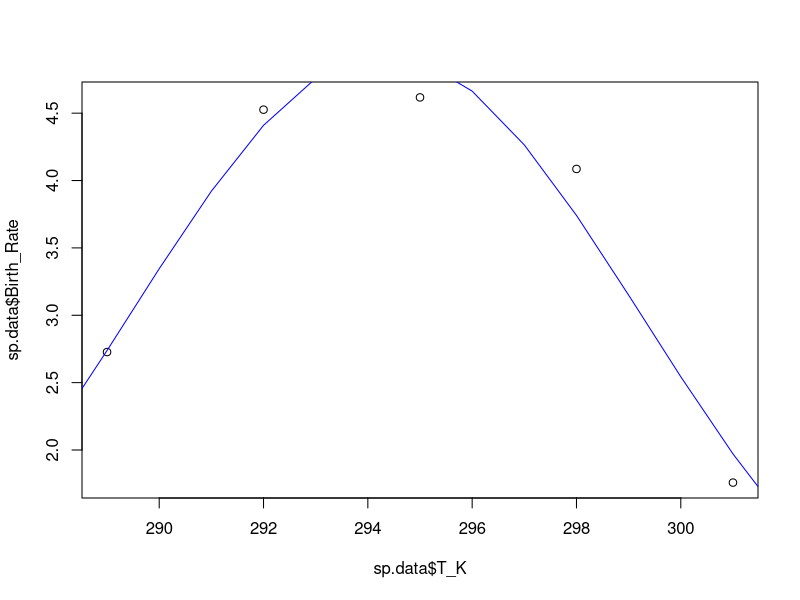

R code for this plot: (Note: this script raises an error after producing the figure.)
###################################################################
#### This R script fits functions to temperature response data ####
###################################################################


# Load packages and set working directory
library(tidyr)
library(ggplot2)
library(dplyr)
library(tidyverse)
setwd(dirname(rstudioapi::getActiveDocumentContext()$path))

# Read data
data <- as.data.frame(read_csv("Temperature response data.csv"))

# Select an insect by removing # in front of name and placing # in front of other species
#sp.data <- subset(data, Species == "Clavigralla shadabi")
#sp.data <- subset(data, Species == "Clavigralla tomentosicollis Benin")
#sp.data <- subset(data, Species == "Clavigralla tomentosicollis Nigeria")
#sp.data <- subset(data, Species == "Clavigralla tomentosicollis Burkina Faso")
#sp.data <- subset(data, Species == "Apolygus lucorum")
#sp.data <- subset(data, Species == "Adelphocoris suturalis")
#sp.data <- subset(data, Species == "Macrosiphum euphorbiae Brazil")
#sp.data <- subset(data, Species == "Aulacorthum solani Brazil")
sp.data <- subset(data, Species == "Uroleucon ambrosiae")
#sp.data <- subset(data, Species == "Lygus lineolaris")
#sp.data <- subset(data, Species == "Pilophorus typicus")
#sp.data <- subset(data, Species == "Macrolophus pygmaeus on Myzus persicae")
#sp.data <- subset(data, Species == "Macrolophus pygmaeus on Trialeurodes vaporariorum")
#sp.data <- subset(data, Species == "Toxoptera citricidus on C. unshiu")
#sp.data <- subset(data, Species == "Toxoptera citricidus on C. aurantium")
#sp.data <- subset(data, Species == "Aphis citricola")
#sp.data <- subset(data, Species == "Aphis gossypii Japan")

# Remove columns that do not contain temperature data
sp.data <- sp.data[-c(1:8,12,14,16,18,20,21,23,24,26,27,29,31,32,34,36,37)]

# Set some option for nls and plots
Tmin <- 280
Tmax <- 310
TR <- 293



####################################### FECUNDITY ###########################################
# NLS
fec <- nls(Birth_Rate ~ bTopt*exp(-((T_K-Toptb)^2)/(2*sb^2)), data=sp.data,
           start=list(bTopt=5, Toptb=TR, sb=3))
summary(fec)
# Plot model fits
plot(sp.data$T_K, sp.data$Birth_Rate)
points(seq(Tmin,Tmax,1),coef(fec)[1]*exp(-((seq(Tmin,Tmax,1)-coef(fec)[2])^2)/(2*coef(fec)[3]^2)), type="l", col="blue")


###################################### DEVELOPMENT ##########################################
# estimate xTR and A
# NOTE: removed data beyond max development
dev.mon <- nls(Development ~ xTR*T_K/TR*exp(A*(1/TR-1/T_K)), data=sp.data[-c((nrow(sp.data)-2):nrow(sp.data)),],
               start=list(xTR=0.1, A=1000))
summary(dev.mon)
# Plot model fits
plot(sp.data$T_K, sp.data$Development)
points(seq(Tmin,Tmax,1), coef(dev.mon)[1]*(seq(Tmin,Tmax,1)/TR)*exp(coef(dev.mon)[2]*(1/TR-1/seq(Tmin,Tmax,1))), type="l", col="blue")

# estimate AL and AH separately from TL and TH if needed
xTR <- coef(dev.mon)[1]
A <- coef(dev.mon)[2]
kTL <- 295
kTH <- 311
dev.A <- nls(Development ~ xTR*(T_K/TR)*exp(A*(1/TR-1/T_K))/(1+exp(AL*(1/kTL-1/T_K))+exp(AH*(1/kTH-1/T_K))),
              data=sp.data, start=list(AL=-50000, AH=50000))
summary(dev.A)
AL <- coef(dev.A)[1]
AH <- coef(dev.A)[2]
dev.T <- nls(Development ~ xTR*(T_K/TR)*exp(A*(1/TR-1/T_K))/(1+exp(AL*(1/TL-1/T_K))+exp(AH*(1/TH-1/T_K))),
             data=sp.data, start=list(TL=kTL, TH=kTH))
summary(dev.T)
# Plot model fits
plot(sp.data$T_K, sp.data$Development, xlim=c(Tmin,Tmax), ylim=c(0,0.25))
points(seq(Tmin,Tmax,1), xTR*(seq(Tmin,Tmax,1)/TR)*exp(A*(1/TR-1/seq(Tmin,Tmax,1)))/
         (1+(exp(AL*(1/coef(dev.T)[1]-1/seq(Tmin,Tmax,1)))+exp(AH*(1/coef(dev.T)[2]-1/seq(Tmin,Tmax,1))))), type="l", col="blue")

# estimate TH and AH separately from TL and AL if needed
kAL <- -50000
dev.H <- nls(Development ~ coef(dev.mon)[1]*(T_K/TR)*exp(coef(dev.mon)[2]*(1/TR-1/T_K))/(1+exp(kAL*(1/kTL-1/T_K))+exp(AH*(1/TH-1/T_K))),
             data=sp.data, start=list(TH=kTH, AH=10000))
summary(dev.H)
dev.AL <- nls(Development ~ coef(dev.mon)[1]*(T_K/TR)*exp(coef(dev.mon)[2]*(1/TR-1/T_K))/(1+exp(AL*(1/kTL-1/T_K))+exp(coef(dev.H)[2]*(1/coef(dev.H)[1]-1/T_K))),
             data=sp.data, start=list(AL=-100000))
summary(dev.AL)
dev.TL <- nls(Development ~ coef(dev.mon)[1]*(T_K/TR)*exp(coef(dev.mon)[2]*(1/TR-1/T_K))/(1+exp(coef(dev.AL)[1]*(1/TL-1/T_K))+exp(coef(dev.H)[2]*(1/coef(dev.H)[1]-1/T_K))),
             data=sp.data, start=list(TL=kTL))
summary(dev.TL)
# Plot model fits
plot(sp.data$T_K, sp.data$Development)
points(seq(Tmin,Tmax,1), coef(dev.mon)[1]*(seq(Tmin,Tmax,1)/TR)*exp(coef(dev.mon)[2]*(1/TR-1/seq(Tmin,Tmax,1)))/
         (1+(exp(coef(dev.AL)[1]*(1/coef(dev.TL)[1]-1/seq(Tmin,Tmax,1)))+exp(coef(dev.H)[2]*(1/coef(dev.H)[1]-1/seq(Tmin,Tmax,1))))), type="l", col="blue")


# Minimum developmental temperature
# NOTE: removed data beyond max development
dev.min <- nls(Development ~ m*T_K+b, data=sp.data[-c((nrow(sp.data)-2):nrow(sp.data)),],
               start=list(m=0.01, b=0))
summary(dev.min)
# Plot model fits
plot(sp.data$T_K, sp.data$Development, xlim=c(280,Tmax))
points(seq(280,Tmax,1), coef(dev.min)[1]*seq(280,Tmax,1)+coef(dev.min)[2], type="l", col="blue")

# Calculate Tmin
Tmin <- (-coef(dev.min)[2]/coef(dev.min)[1])[[1]]
Tmin



#################################### MORTALITY ######################################
# NLS for juvenile mortality
mort.J <- nls(Juv_Mortality ~ xTR*exp(A*(1/TR-1/T_K)), data=sp.data,
              start=list(xTR=0.01, A=10000))
summary(mort.J)
# Plot model fits
plot(sp.data$T_K, sp.data$Juv_Mortality) #, ylim=c(0,0.2))
points(seq(Tmin,Tmax,1), coef(mort.J)[1]*exp(coef(mort.J)[2]*(1/TR-1/seq(Tmin,Tmax,1))), type="l", col="blue")


# NLS for adult mortality
mort.A <- nls(Adult_Mortality ~ xTR*exp(A*(1/TR-1/T_K)), data=sp.data,
              start=list(xTR=0.01, A=10000))
summary(mort.A)
# Plot model fits
plot(sp.data$T_K, sp.data$Adult_Mortality, ylim=c(0,0.2))
points(seq(Tmin,Tmax,1), coef(mort.A)[1]*exp(coef(mort.A)[2]*(1/TR-1/seq(Tmin,Tmax,1))), type="l", col="blue")



########################### r (INTRINSIC GROWTH RATE) ###############################
# estimate all parameters
r <- nls(r ~ ifelse(T_K <= Topt, rMax*exp(-1*((T_K-Topt)/(2*sr))^2),
                    rMax*(1 - ((T_K-Topt)/(Topt-Tmax))^2)),
                    data=sp.data, start=list(sr=5, Topt=295, Tmax=298, rMax=0.1))
summary(r)
# Plot model fits
plot(sp.data$T_K, sp.data$r)
points(seq(Tmin,Tmax,1), ifelse(seq(Tmin,Tmax,1) <= coef(r)[2], coef(r)[4]*exp(-1*((seq(Tmin,Tmax,1)-coef(r)[2])/(2*coef(r)[1]))^2),
                                coef(r)[4]*(1 - ((seq(Tmin,Tmax,1)-coef(r)[2])/(coef(r)[2]-coef(r)[3]))^2)), type="l", col="blue")


# set Topt and rMax (NOTE: Topt cannot equal Tmax in nls)
Topt <- sp.data[nrow(sp.data)-1,"T_K"]
rMax <- sp.data[sp.data$T_K==Topt,"r"]
# estimate all other parameters
r <- nls(r ~ ifelse(T_K <= Topt, rMax*exp(-1*((T_K-Topt)/(2*sr))^2),
                    rMax*(1 - ((T_K-Topt)/(Topt-Tmax))^2)),
         data=sp.data, start=list(sr=3, Tmax=305))
summary(r)
# Plot model fits
plot(sp.data$T_K, sp.data$r, ylim=c(0,rMax))
points(seq(Tmin,Tmax,1), ifelse(seq(Tmin,Tmax,1) <= Topt, rMax*exp(-1*((seq(Tmin,Tmax,1)-Topt)/(2*coef(r)[1]))^2),
                                rMax*(1 - ((seq(Tmin,Tmax,1)-Topt)/(Topt-coef(r)[2]))^2)), type="l", col="blue")
rMax
Topt
coef(r)[2]



##################################### EGG DEVELOPMENT ########################################
# estimate xTR and A
# NOTE: removed data beyond max development
dev.mon <- nls(Egg_Dev ~ xTR*T_K/TR*exp(A*(1/TR-1/T_K)), data=sp.data[-c((nrow(sp.data)-0):nrow(sp.data)),],
               start=list(xTR=0.1, A=1000))
summary(dev.mon)
# Plot model fits
plot(sp.data$T_K, sp.data$Egg_Dev)
points(seq(Tmin,Tmax,1), coef(dev.mon)[1]*(seq(Tmin,Tmax,1)/TR)*exp(coef(dev.mon)[2]*(1/TR-1/seq(Tmin,Tmax,1))), type="l", col="blue")

# estimate AL and AH separately from TL and TH if needed
kTL <- 297
kTH <- 311
dev.A <- nls(Egg_Dev ~ coef(dev.mon)[1]*(T_K/TR)*exp(coef(dev.mon)[2]*(1/TR-1/T_K))/(1+exp(AL*(1/kTL-1/T_K))+exp(AH*(1/kTH-1/T_K))),
             data=sp.data, start=list(AL=-50000, AH=50000))
summary(dev.A)
dev.T <- nls(Egg_Dev ~ coef(dev.mon)[1]*(T_K/TR)*exp(coef(dev.mon)[2]*(1/TR-1/T_K))/(1+exp(coef(dev.A)[1]*(1/TL-1/T_K))+exp(coef(dev.A)[2]*(1/TH-1/T_K))),
             data=sp.data, start=list(TL=kTL, TH=kTH))
summary(dev.T)
# Plot model fits
plot(sp.data$T_K, sp.data$Egg_Dev, xlim=c(Tmin,Tmax), ylim=c(0,0.4))
points(seq(Tmin,Tmax,1), coef(dev.mon)[1]*(seq(Tmin,Tmax,1)/TR)*exp(coef(dev.mon)[2]*(1/TR-1/seq(Tmin,Tmax,1)))/
         (1+(exp(coef(dev.A)[1]*(1/coef(dev.T)[1]-1/seq(Tmin,Tmax,1)))+exp(coef(dev.A)[2]*(1/coef(dev.T)[2]-1/seq(Tmin,Tmax,1))))), type="l", col="blue")

# estimate TH and AH separately from TL and AL if needed
kAL <- -100000
dev.H <- nls(Egg_Dev ~ coef(dev.mon)[1]*(T_K/TR)*exp(coef(dev.mon)[2]*(1/TR-1/T_K))/(1+exp(kAL*(1/kTL-1/T_K))+exp(AH*(1/TH-1/T_K))),
             data=sp.data, start=list(TH=kTH, AH=50000))
summary(dev.H)
dev.AL <- nls(Egg_Dev ~ coef(dev.mon)[1]*(T_K/TR)*exp(coef(dev.mon)[2]*(1/TR-1/T_K))/(1+exp(AL*(1/kTL-1/T_K))+exp(coef(dev.H)[2]*(1/coef(dev.H)[1]-1/T_K))),
              data=sp.data, start=list(AL=-100000))
summary(dev.AL)
dev.TL <- nls(Egg_Dev ~ coef(dev.mon)[1]*(T_K/TR)*exp(coef(dev.mon)[2]*(1/TR-1/T_K))/(1+exp(coef(dev.AL)[1]*(1/TL-1/T_K))+exp(coef(dev.H)[2]*(1/coef(dev.H)[1]-1/T_K))),
              data=sp.data, start=list(TL=kTL))
summary(dev.TL)
# Plot model fits
plot(sp.data$T_K, sp.data$Egg_Dev)
points(seq(Tmin,Tmax,1), coef(dev.mon)[1]*(seq(Tmin,Tmax,1)/TR)*exp(coef(dev.mon)[2]*(1/TR-1/seq(Tmin,Tmax,1)))/
         (1+(exp(coef(dev.AL)[1]*(1/coef(dev.TL)[1]-1/seq(Tmin,Tmax,1)))+exp(coef(dev.H)[2]*(1/coef(dev.H)[1]-1/seq(Tmin,Tmax,1))))), type="l", col="blue")



###################################### DEVELOPMENT ##########################################
# Monotonic response
# dev.mon <- nls(Development ~ xTR*T_K/TR*exp(A*(1/TR-1/T_K)), data=sp.data,
#                start=list(xTR=0.01, A=5000))
# summary(dev.mon)
# Plot model fits
# plot(sp.data$T_K, sp.data$Development)
# points(seq(Tmin,Tmax,1), coef(dev.mon)[1]*(seq(Tmin,Tmax,1)/TR)*exp(coef(dev.mon)[2]*(1/TR-1/seq(Tmin,Tmax,1))), type="l", col="blue")


# Sharpe-Schoolfield response
# estimate all parameters
# dev <- nls(Development ~ xTR*(T_K/TR)*exp(A*(1/TR-1/T_K))/(1+exp(AL*(1/TL-1/T_K))+exp(AH*(1/TH-1/T_K))),
#               data=sp.data, start=list(xTR=0.03, A=7000, AL=-30000, AH=270000, TL=286, TH=306))
# summary(dev)
# Plot model fits
# plot(sp.data$T_K, sp.data$Development)
# points(seq(Tmin,Tmax,1), coef(dev)[1]*(seq(Tmin,Tmax,1)/TR)*exp(coef(dev)[2]*(1/TR-1/seq(Tmin,Tmax,1)))/
#          (1+(exp(coef(dev)[3]*(1/coef(dev)[5]-1/seq(Tmin,Tmax,1)))+exp(coef(dev)[4]*(1/coef(dev)[6]-1/seq(Tmin,Tmax,1))))), type="l", col="blue")


# estimate AL, AH, TL, and TH
# NOTE: if needed, set AH based on NLS below and run code iteratively until AL and AH do not appreciably change)
# dev.SS <- nls(Development ~ coef(dev.mon)[1]*(T_K/TR)*exp(coef(dev.mon)[2]*(1/TR-1/T_K))/(1+exp(AL*(1/TL-1/T_K))+exp(AH*(1/TH-1/T_K))),
#               data=sp.data, start=list(AL=-66000, AH=235000, TL=288, TH=309.6))
# summary(dev.SS)
# Plot model fits
# plot(sp.data$T_K, sp.data$Development)
# points(seq(Tmin,Tmax,1), coef(dev.mon)[1]*(seq(Tmin,Tmax,1)/TR)*exp(coef(dev.mon)[2]*(1/TR-1/seq(Tmin,Tmax,1)))/
#          (1+(exp(coef(dev.SS)[1]*(1/coef(dev.SS)[3]-1/seq(Tmin,Tmax,1)))+exp(coef(dev.SS)[2]*(1/coef(dev.SS)[4]-1/seq(Tmin,Tmax,1))))), type="l", col="blue")



########################### LACTIN MODEL OF DEVELOPMENT #############################
# estimate all parameters
#lactin <- nls(Development ~ exp(mTopt*T_K)-exp(mTopt*Tmax-(Tmax-T_K)/mDelta) + mTmin,
#              data=sp.data, start=list(mTopt=0.05, Tmax=305, mDelta=10, mTmin=0.01))
#summary(lactin)
# Plot model fits
#plot(sp.data$T_K, sp.data$Development)
#points(seq(Tmin,Tmax,1), coef(dev.mon)[1]*(seq(Tmin,Tmax,1)/TR)*exp(coef(dev.mon)[2]*(1/TR-1/seq(Tmin,Tmax,1)))/
#         (1+(exp(coef(dev.SS)[1]*(1/coef(dev.SS)[3]-1/seq(Tmin,Tmax,1)))+exp(coef(dev.SS)[2]*(1/coef(dev.SS)[4]-1/seq(Tmin,Tmax,1))))), type="l", col="blue")

# estimate mDelta and mTmin
#lactin.test <- nls(Development ~ exp(0.06*T_K)-exp(0.06*kTH-(kTH-T_K)/mDelta) + mTmin,
#              data=sp.data, start=list(mDelta=1, mTmin=0.01))
#summary(lactin.test)
# Plot model fits
#plot(sp.data$T_K, sp.data$Development)
#points(seq(Tmin,Tmax,1), exp(0.06*seq(Tmin,Tmax,1))-exp(0.06*305-(305-seq(Tmin,Tmax,1))/1) + 0.01, type="l", col="blue")



#################################### EGG MORTALITY ######################################
# Mortality estimated using fit at reference temperature
# NLS for egg mortality
mort.J <- nls(Egg_Mortality ~ xTR*exp(A*(1/TR-1/T_K)), data=sp.data,
              start=list(xTR=0.01, A=10000))
summary(mort.J)
# Plot model fits
plot(sp.data$T_K, sp.data$Egg_Mortality, ylim=c(0,0.2))
points(seq(Tmin,Tmax,1), coef(mort.J)[1]*exp(coef(mort.J)[2]*(1/TR-1/seq(Tmin,Tmax,1))), type="l", col="blue")



# Mortality estimated using data at reference temperature
dJTR <- sp.data[sp.data$T_K==TR,"Juv_Mortality"]
dATR <- sp.data[sp.data$T_K==TR,"Adult_Mortality"]

# NLS for juvenile mortality
mort.J <- nls(Juv_Mortality ~ dJTR*exp(A*(1/TR-1/T_K)), data=sp.data,
              start=list(A=1000))
summary(mort.J)
# Plot model fits
plot(sp.data$T_K, sp.data$Juv_Mortality) #, ylim=c(0,0.2))
points(seq(Tmin,Tmax,1), dJTR*exp(coef(mort.J)[1]*(1/TR-1/seq(Tmin,Tmax,1))), type="l", col="blue")


# NLS for adult mortality
mort.A <- nls(Adult_Mortality ~ dATR*exp(A*(1/TR-1/T_K)), data=sp.data,
              start=list(A=1000))
summary(mort.A)
# Plot model fits
plot(sp.data$T_K, sp.data$Adult_Mortality, ylim=c(0,0.1))
points(seq(Tmin,Tmax,1), dATR*exp(coef(mort.A)[1]*(1/TR-1/seq(Tmin,Tmax,1))), type="l", col="blue")



########################### R0 (NET REPRODUCTIVE RATE) ##############################
# NLS
fit.R0 <- nls(R0 ~ R0Topt*exp(-((T_K-ToptR0)^2)/(2*sR0^2)), data=sp.data,
              start=list(R0Topt=200, ToptR0=TR, sR0=10))
summary(fit.R0)
# Plot model fits
plot(sp.data$T_K, sp.data$R0)
points(seq(Tmin,Tmax,1),coef(fit.R0)[1]*exp(-((seq(Tmin,Tmax,1)-coef(fit.R0)[2])^2)/(2*coef(fit.R0)[3]^2)), type="l", col="blue")

# calculate R0Tmax: temperature at which R0 = 1
R0Tmax <- 0
deltaT <- (5*coef(fit.R0)[3]/1000)[[1]] # temperature range = 5 sigma away from Topt
for(i in 0:1000) {
  if(coef(fit.R0)[1]*exp(-(((coef(fit.R0)[2] + i*deltaT) - coef(fit.R0)[2])^2)/(2*coef(fit.R0)[3])^2) <= 1 & R0Tmax == 0)
  { R0Tmax <- (coef(fit.R0)[2] + i*deltaT)[[1]] }}
R0Tmax
